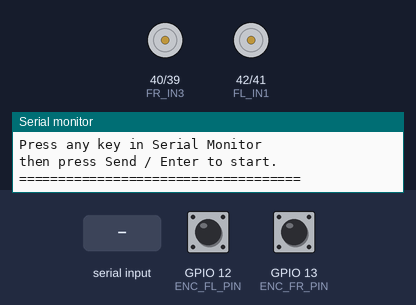
Simulated run of this sketch. Board: ESP32. Shown: motor-driver pin pairs drawn as motors (green arrow = first pin HIGH = forward, orange = second pin HIGH = backward, longer = more drive), the last lines printed to the serial monitor. Inputs (shaded band) come from the test bench; at power-on: GPIO 12 (ENC_FL_PIN) HIGH, GPIO 13 (ENC_FR_PIN) HIGH.

Above: at 1.8 s.
1.9 s: "1" received over Serial
At 3.0 s:
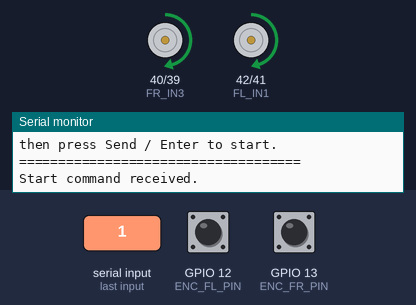
Timing chart, 0 to 11.4 s (numbered marks = the images above; inputs shaded):
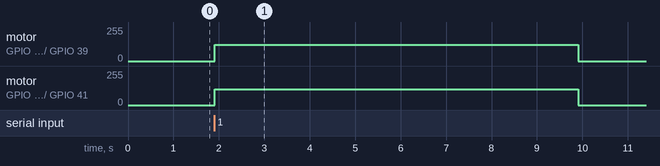

The sketch:

test_front_legs.ino
```cpp
// ============================================================
// Front Legs Only Test (separate encoder counts)
// Wait for any serial key, then rotate both front legs by 1 cycle
//
// Left motor forward:
//   PWM on GPIO42, GPIO41 LOW
//
// Right motor forward:
//   PWM on GPIO39, GPIO40 LOW
//
// Active brake:
//   both inputs HIGH for a short time, then release
// ============================================================

// ---------------- Front motor driver pins ----------------
#define FL_IN1   42
#define FL_IN2   41

#define FR_IN3   40
#define FR_IN4   39

// ---------------- Front encoder pins ----------------
#define ENC_FL_PIN   12
#define ENC_FR_PIN   13

// ---------------- Tuning ----------------
#define FRONT_LEFT_COUNTS_PER_CYCLE   530
#define FRONT_RIGHT_COUNTS_PER_CYCLE  542

#define FRONT_SPEED_MAX               255
#define FRONT_SPEED_MIN               60
#define FRONT_RAMP_DOWN_THRESHOLD     1700

#define TIMEOUT_MS                    8000
#define BRAKE_HOLD_MS                 200

volatile long encCountFL = 0;
volatile long encCountFR = 0;

// ============================================================
// ISRs
// ============================================================
void IRAM_ATTR encoderFL_ISR() {
  encCountFL++;
}

void IRAM_ATTR encoderFR_ISR() {
  encCountFR++;
}

// ============================================================
// Helpers
// ============================================================
uint8_t rampSpeedFromRemaining(long remaining, long threshold, uint8_t minSpeed, uint8_t maxSpeed) {
  if (remaining >= threshold) return maxSpeed;
  if (remaining <= 0) return 0;
  return (uint8_t)map(remaining, 0, threshold, minSpeed, maxSpeed);
}

void waitForAnySerialKey() {
  Serial.println();
  Serial.println("====================================");
  Serial.println("Press any key in Serial Monitor");
  Serial.println("then press Send / Enter to start.");
  Serial.println("====================================");

  while (Serial.available() == 0) {
    delay(10);
  }

  while (Serial.available() > 0) {
    Serial.read();
  }

  Serial.println("Start command received.");
}

// ============================================================
// Front motor control
// ============================================================

// Left motor forward:
//   IN1 = PWM
//   IN2 = LOW
void frontLeftForward(uint8_t speed) {
  ledcWrite(FL_IN1, speed);
  digitalWrite(FL_IN2, LOW);
}

// Right motor forward:
//   IN3 = PWM
//   IN4 = LOW
void frontRightForward(uint8_t speed) {
  ledcWrite(FR_IN3, speed);
  digitalWrite(FR_IN4, LOW);
}

// Active brake: both inputs HIGH
void frontLeftBrake() {
  ledcWrite(FL_IN1, 255);
  digitalWrite(FL_IN2, HIGH);
}

void frontRightBrake() {
  ledcWrite(FR_IN3, 255);
  digitalWrite(FR_IN4, HIGH);
}

// Release outputs after braking
void frontLeftRelease() {
  ledcWrite(FL_IN1, 0);
  digitalWrite(FL_IN2, LOW);
}

void frontRightRelease() {
  ledcWrite(FR_IN3, 0);
  digitalWrite(FR_IN4, LOW);
}

void brakeFrontMotors() {
  frontLeftBrake();
  frontRightBrake();
}

void releaseFrontMotors() {
  frontLeftRelease();
  frontRightRelease();
}

// ============================================================
// Rotate both front legs one cycle together
// ============================================================
bool rotateFrontBothOneCycle(unsigned long &elapsedMs) {
  encCountFL = 0;
  encCountFR = 0;

  bool flDone = false;
  bool frDone = false;

  unsigned long startTime = millis();

  frontLeftForward(FRONT_SPEED_MAX);
  frontRightForward(FRONT_SPEED_MAX);

  while (!(flDone && frDone)) {
    if (millis() - startTime > TIMEOUT_MS) {
      brakeFrontMotors();
      delay(BRAKE_HOLD_MS);
      releaseFrontMotors();

      Serial.println("TIMEOUT - front cycle failed");
      Serial.print("Front Left counts = ");
      Serial.println(encCountFL);
      Serial.print("Front Right counts = ");
      Serial.println(encCountFR);
      return false;
    }

    // Front Left
    if (!flDone) {
      long remaining = FRONT_LEFT_COUNTS_PER_CYCLE - encCountFL;
      if (remaining <= 0) {
        frontLeftBrake();
        flDone = true;
      } else {
        uint8_t s = rampSpeedFromRemaining(
          remaining,
          FRONT_RAMP_DOWN_THRESHOLD,
          FRONT_SPEED_MIN,
          FRONT_SPEED_MAX
        );
        ledcWrite(FL_IN1, s);
      }
    }

    // Front Right
    if (!frDone) {
      long remaining = FRONT_RIGHT_COUNTS_PER_CYCLE - encCountFR;
      if (remaining <= 0) {
        frontRightBrake();
        frDone = true;
      } else {
        uint8_t s = rampSpeedFromRemaining(
          remaining,
          FRONT_RAMP_DOWN_THRESHOLD,
          FRONT_SPEED_MIN,
          FRONT_SPEED_MAX
        );
        ledcWrite(FR_IN3, s);
      }
    }
  }

  delay(BRAKE_HOLD_MS);
  releaseFrontMotors();

  elapsedMs = millis() - startTime;
  return true;
}

// ============================================================
// Setup
// ============================================================
void setup() {
  Serial.begin(115200);
  delay(1000);

  Serial.println("Front legs only test (separate encoder counts)");
  Serial.println("Rotate both front legs by 1 cycle");

  Serial.print("Front Left target counts  = ");
  Serial.println(FRONT_LEFT_COUNTS_PER_CYCLE);
  Serial.print("Front Right target counts = ");
  Serial.println(FRONT_RIGHT_COUNTS_PER_CYCLE);

  // Motor driver pins
  pinMode(FL_IN1, OUTPUT);
  pinMode(FL_IN2, OUTPUT);
  pinMode(FR_IN3, OUTPUT);
  pinMode(FR_IN4, OUTPUT);

  // Attach PWM to the pins actually used for forward PWM
  ledcAttach(FL_IN1, 20000, 8);
  ledcAttach(FR_IN3, 20000, 8);

  // Encoders
  pinMode(ENC_FL_PIN, INPUT);
  pinMode(ENC_FR_PIN, INPUT);

  attachInterrupt(digitalPinToInterrupt(ENC_FL_PIN), encoderFL_ISR, CHANGE);
  attachInterrupt(digitalPinToInterrupt(ENC_FR_PIN), encoderFR_ISR, CHANGE);

  releaseFrontMotors();

  waitForAnySerialKey();

  unsigned long tCycle = 0;
  bool ok = rotateFrontBothOneCycle(tCycle);

  if (!ok) {
    Serial.println("Front test failed.");
    return;
  }

  Serial.println("Front test complete.");
  Serial.print("Time = ");
  Serial.print(tCycle);
  Serial.println(" ms");

  Serial.print("Front Left counts = ");
  Serial.println(encCountFL);

  Serial.print("Front Right counts = ");
  Serial.println(encCountFR);
}

void loop() {
  // nothing
}
```

Measured:
- after the input at 1.9 s, motor on GPIO 40 (FR_IN3) / GPIO 39 (FR_IN4): stopped → forward 122/255 at once, → stopped 8.0 s later; motor on GPIO 42 (FL_IN1) / GPIO 41 (FL_IN2): stopped → forward 120/255 at once, → stopped 8.0 s later
